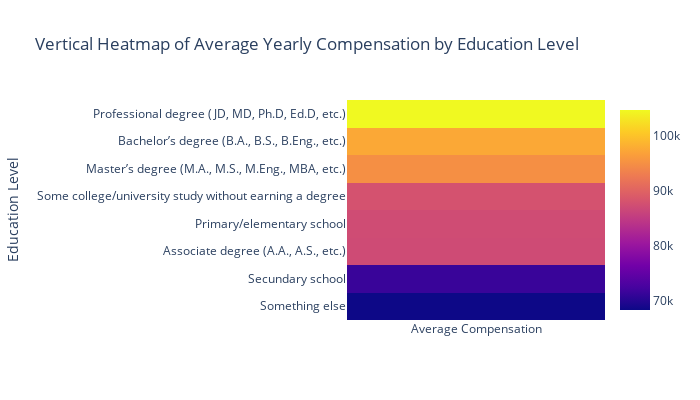

Notebook cell for this chart:
### Code cell
#Separando EdLevel e Salario
EdLevel = df[['EdLevel',"ConvertedCompYearly"]].dropna()
#Tratamento dos dados
EdLevel = EdLevel[(EdLevel['ConvertedCompYearly'] > 1000.00) & (EdLevel['ConvertedCompYearly'] < 1000000.00)]
EdLevel = EdLevel.groupby('EdLevel')
EdLevel = EdLevel.mean()
EdLevel = EdLevel.sort_values(by='ConvertedCompYearly')[::-1]
EdLevel = EdLevel.reset_index()
EdLevel.replace({'Secondary school (e.g. American high school, German Realschule or Gymnasium, etc.)':'Secundary school'},inplace=True)

fig = go.Figure(data=go.Heatmap(
                   z=EdLevel['ConvertedCompYearly'][::-1].to_numpy().reshape(1, -1),  #Reshape para coluna unica e revertendo ordem
                   y=EdLevel.EdLevel[::-1],  
                   x=['Average Compensation'],  
                   colorscale='Plasma',  
                   transpose=True))  

fig.update_layout(
    title='Vertical Heatmap of Average Yearly Compensation by Education Level',
    yaxis_title='Education Level',
    xaxis_title='',
    yaxis={'type': 'category'},  # Treat y-axis as categorical data,
    height=400,  
    width=700
)

fig.show()

### Figure 1 — Plotly figure (JSON) as saved in the notebook; plotly's stock layout.template omitted (floating-point values rounded to 4 significant figures)
{"data": [{"colorscale": [[0, "#0d0887"], [0.1111, "#46039f"], [0.2222, "#7201a8"], [0.3333, "#9c179e"], [0.4444, "#bd3786"], [0.5556, "#d8576b"], [0.6667, "#ed7953"], [0.7778, "#fb9f3a"], [0.8889, "#fdca26"], [1, "#f0f921"]], "transpose": true, "type": "heatmap", "x": ["Average Compensation"], "y": ["Something else", "Secundary school", "Associate degree (A.A., A.S., etc.)", "Primary/elementary school", "Some college/university study without earning a degree", "Master’s degree (M.A., M.S., M.Eng., MBA, etc.)", "Bachelor’s degree (B.A., B.S., B.Eng., etc.)", "Professional degree (JD, MD, Ph.D, Ed.D, etc.)"], "z": [[68410.0, 71510.0, 87060.0, 87201, 87940.0, 94910.0, 97410.0, 104600.0]]}], "layout": {"height": 400, "title": {"text": "Vertical Heatmap of Average Yearly Compensation by Education Level"}, "width": 700, "xaxis": {"title": {"text": ""}}, "yaxis": {"title": {"text": "Education Level"}, "type": "category"}}}
